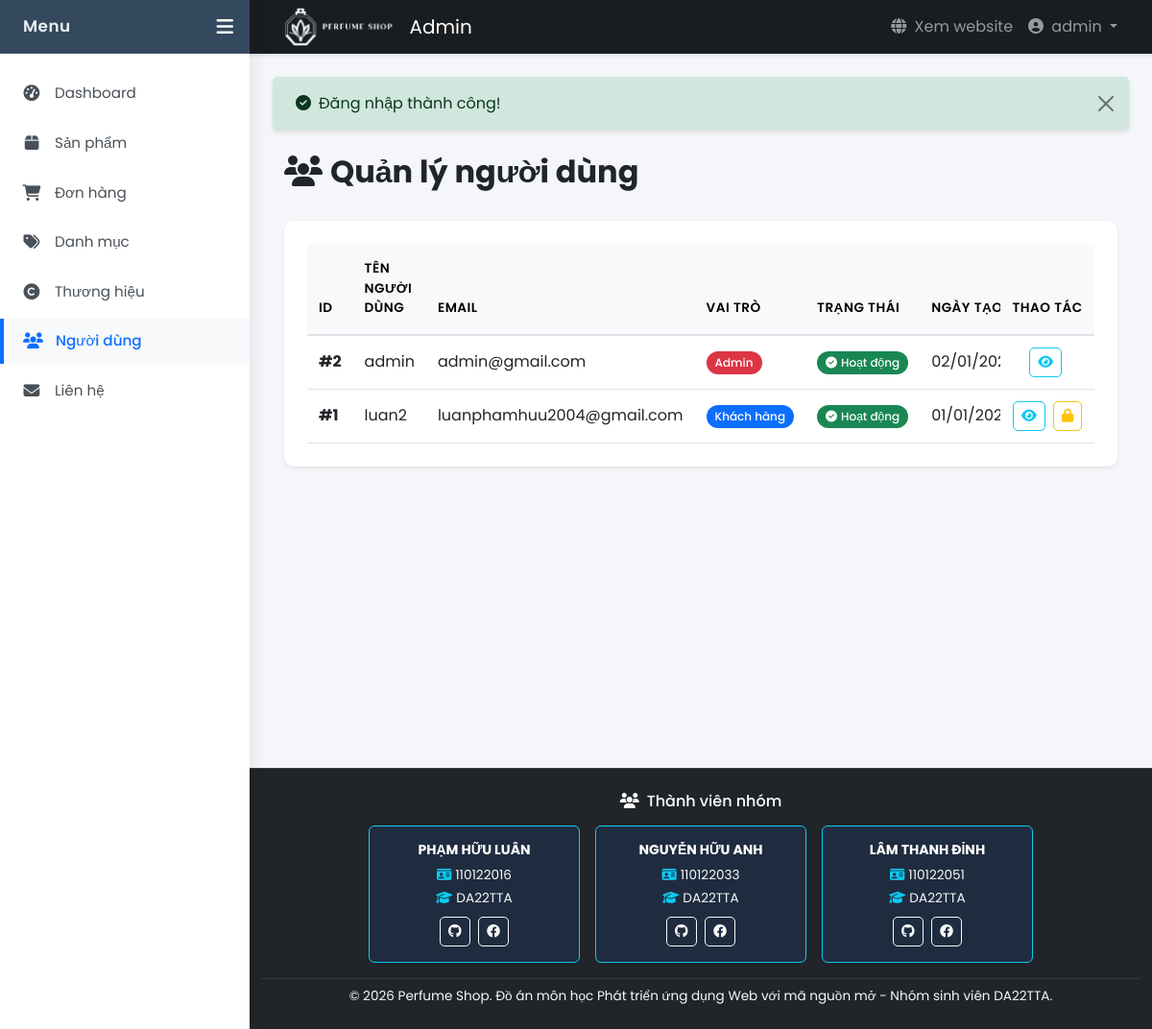
Before: /views/admin/users/index.php (signed in) with the older database file.
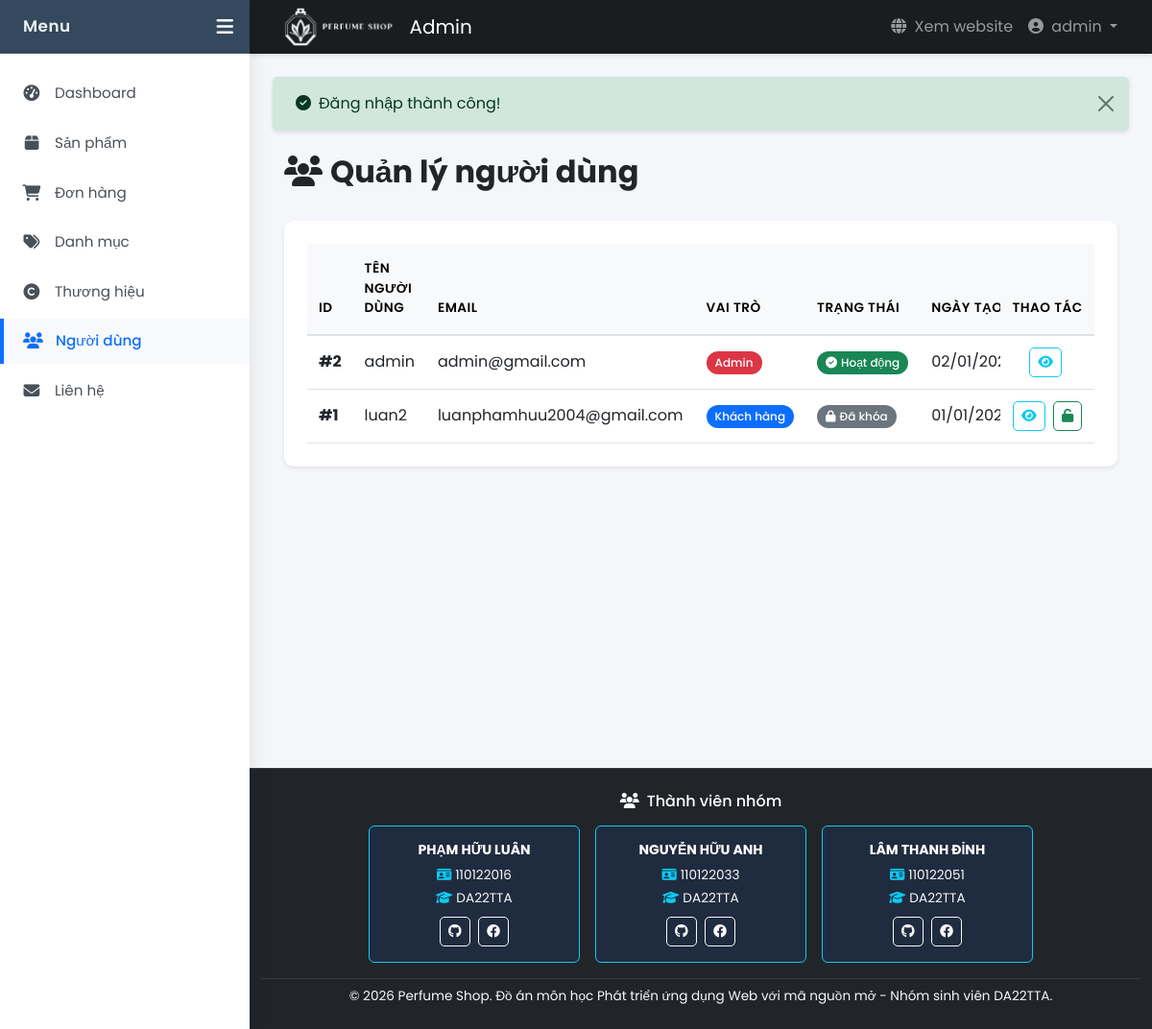
After: the same page with the newer database file.
### tables this page shows
CREATE TABLE `nguoi_dung` (
  `id` int(11) NOT NULL,
  `username` varchar(150) NOT NULL,
  `gioi_tinh` varchar(10) DEFAULT NULL,
  `ngay_sinh` date DEFAULT NULL,
  `email` varchar(150) NOT NULL,
  `password` varchar(255) NOT NULL,
  `vai_tro` varchar(20) DEFAULT 'khach_hang',
  `trang_thai` tinyint(4) DEFAULT 1,
  `ngay_tao` datetime DEFAULT current_timestamp(),
  `ngay_xoa` datetime DEFAULT NULL
);

### models/User.php (called while the page is built, shortened)
<?php
class User {
    private $conn;
    private $table = 'nguoi_dung';
    public function __construct() {
        $database = new Database();
        $this->conn = $database->connect();
    }
    public function getAllUsers($limit = 20, $offset = 0, $search = '') {
        $query = "SELECT id, username, email, gioi_tinh, ngay_sinh, vai_tro, trang_thai, ngay_tao, ngay_xoa
                  FROM {$this->table}
                  WHERE 1=1";
        $query .= " ORDER BY
                    CASE WHEN ngay_xoa IS NULL THEN 0 ELSE 1 END,
                    COALESCE(ngay_tao, FROM_UNIXTIME(0)) DESC,
                    id DESC
                    LIMIT ? OFFSET ?";
        $stmt = $this->conn->prepare($query);
        if ($search) {
            $search_param = "%{$search}%";
            $stmt->bind_param("ssii", $search_param, $search_param, $limit, $offset);
        } else {
            $stmt->bind_param("ii", $limit, $offset);
        }
        $stmt->execute();
        return $stmt->get_result()->fetch_all(MYSQLI_ASSOC);
    }
}
?>

### config/database.php (called while the page is built, shortened)
<?php
class Database {
    private $host = DB_HOST;
    private $user = DB_USER;
    private $pass = DB_PASS;
    private $dbname = DB_NAME;
    public function connect() {
        $this->conn = null;
        try {
            $this->conn = new mysqli($this->host, $this->user, $this->pass, $this->dbname);
            $this->conn->set_charset("utf8mb4");
        } catch (Exception $e) {
            echo "Lỗi kết nối: " . $e->getMessage();
        }
        return $this->conn;
    }
}
?>

### helpers/functions.php (called while the page is built, shortened)
<?php
function format_date($date) {
    return date('d/m/Y', strtotime($date));
}
?>

### views/admin/users/index.php (the view, shortened to what the changed rows need)
<?php
require_once __DIR__ . '/../../../helpers/functions.php';
require_once __DIR__ . '/../../../models/User.php';
$userModel = new User();
$page = isset($_GET['page']) ? max(1, intval($_GET['page'])) : 1;
$limit = 8;
$offset = ($page - 1) * $limit;
$users = $userModel->getAllUsers($limit, $offset);
include __DIR__ . '/../layout/header.php';
?>
<div class="container-fluid my-4">
    <div class="d-flex justify-content-between align-items-center mb-4">
        <h2 class="fw-bold"><i class="fas fa-users me-2"></i>Quản lý người dùng</h2>
    </div>
    <div class="card border-0 shadow-sm">
        <div class="card-body">
            <?php if (empty($users)): ?>
            <div class="text-center py-5 text-muted">
                <i class="fas fa-users fa-3x mb-3"></i>
                <p>Chưa có người dùng nào</p>
            </div>
            <?php else: ?>
            <div class="table-responsive">
                <table class="table table-hover align-middle table-sticky-action">
                    <thead class="table-light">
                        <tr>
                            <th>ID</th>
                            <th>Tên người dùng</th>
                            <th>Email</th>
                            <th>Vai trò</th>
                            <th>Trạng thái</th>
                            <th>Ngày tạo</th>
                            <th class="text-center sticky-action">Thao tác</th>
                        </tr>
                    </thead>
                    <tbody>
                        <?php foreach ($users as $user): ?>
                        <tr <?php echo $user['ngay_xoa'] ? 'class="table-secondary" style="opacity: 0.6;"' : ''; ?>>
                            <td><strong>#<?php echo $user['id']; ?></strong></td>
                            <td><?php echo htmlspecialchars($user['username'] ?? ''); ?></td>
                            <td><?php echo htmlspecialchars($user['email']); ?></td>
                            <td>
                                <?php if ($user['vai_tro'] === ROLE_ADMIN): ?>
                                    <span class="badge bg-danger">Admin</span>
                                <?php else: ?>
                                    <span class="badge bg-primary">Khách hàng</span>
                                <?php endif; ?>
                            </td>
                            <td>
                                <?php if ($user['ngay_xoa']): ?>
                                    <span class="badge bg-danger">
                                        <i class="fas fa-trash me-1"></i>Đã xóa
                                    </span>
                                <?php elseif ($user['trang_thai'] == 1): ?>
                                    <span class="badge bg-success">
                                        <i class="fas fa-check-circle me-1"></i>Hoạt động
                                    </span>
                                <?php else: ?>
                                    <span class="badge bg-secondary">
                                        <i class="fas fa-lock me-1"></i>Đã khóa
                                    </span>
                                <?php endif; ?>
                            </td>
                            <td><?php echo format_date($user['ngay_tao']); ?></td>
                            <td class="text-center sticky-action">
                                <button class="btn btn-sm btn-outline-info me-1 view-user"
                                        data-id="<?php echo $user['id']; ?>" title="Xem chi tiết">
                                    <i class="fas fa-eye"></i>
                                </button>
                                <?php if (!$user['ngay_xoa'] && $user['id'] !== $_SESSION['user_id']): ?>
                                    <button class="btn btn-sm btn-outline-<?php echo $user['trang_thai'] == 1 ? 'warning' : 'success'; ?> toggle-status"
                                            data-id="<?php echo $user['id']; ?>"
                                            data-status="<?php echo $user['trang_thai']; ?>"
                                            title="<?php echo $user['trang_thai'] == 1 ? 'Khóa tài khoản' : 'Mở khóa tài khoản'; ?>">
                                        <i class="fas fa-<?php echo $user['trang_thai'] == 1 ? 'lock' : 'unlock'; ?>"></i>
                                    </button>
                                <?php endif; ?>
                            </td>
                        </tr>
                        <?php endforeach; ?>
                    </tbody>
                </table>
            </div>
            <?php endif; ?>
        </div>
    </div>
</div>
<?php include __DIR__ . '/../layout/footer.php'; ?>

Changed rows visible on the page:
changed nguoi_dung "luan2": trang_thai "Hoạt động" → "Đã khóa"
